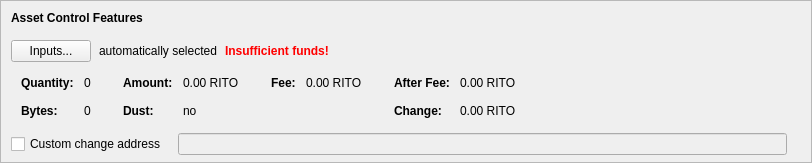
      <widget class="QFrame" name="frameAssetControl">
       <property name="sizePolicy">
        <sizepolicy hsizetype="Expanding" vsizetype="Fixed">
         <horstretch>0</horstretch>
         <verstretch>0</verstretch>
        </sizepolicy>
       </property>
       <property name="maximumSize">
        <size>
         <width>16777215</width>
         <height>16777215</height>
        </size>
       </property>
       <property name="frameShape">
        <enum>QFrame::StyledPanel</enum>
       </property>
       <property name="frameShadow">
        <enum>QFrame::Sunken</enum>
       </property>
       <layout class="QVBoxLayout" name="verticalLayoutAssetControl2">
        <property name="spacing">
         <number>0</number>
        </property>
        <property name="leftMargin">
         <number>0</number>
        </property>
        <property name="topMargin">
         <number>0</number>
        </property>
        <property name="rightMargin">
         <number>0</number>
        </property>
        <property name="bottomMargin">
         <number>6</number>
        </property>
        <item>
         <layout class="QVBoxLayout" name="verticalLayoutAssetControl" stretch="0,0,0,0,1">
          <property name="spacing">
           <number>0</number>
          </property>
          <property name="leftMargin">
           <number>10</number>
          </property>
          <property name="topMargin">
           <number>10</number>
          </property>
          <item>
           <layout class="QHBoxLayout" name="horizontalLayoutAssetControl1">
            <property name="bottomMargin">
             <number>15</number>
            </property>
            <item>
             <widget class="QLabel" name="labelAssetControlFeatures">
              <property name="sizePolicy">
               <sizepolicy hsizetype="Preferred" vsizetype="Maximum">
                <horstretch>0</horstretch>
                <verstretch>0</verstretch>
               </sizepolicy>
              </property>
              <property name="font">
               <font>
                <weight>75</weight>
                <bold>true</bold>
               </font>
              </property>
              <property name="styleSheet">
               <string notr="true">font-weight:bold;</string>
              </property>
              <property name="text">
               <string>Asset Control Features</string>
              </property>
             </widget>
            </item>
           </layout>
          </item>
          <item>
           <layout class="QHBoxLayout" name="horizontalLayoutAssetControl2" stretch="0,0,0,0">
            <property name="spacing">
             <number>8</number>
            </property>
            <property name="bottomMargin">
             <number>10</number>
            </property>
            <item>
             <widget class="QPushButton" name="pushButtonAssetControl">
              <property name="styleSheet">
               <string notr="true"/>
              </property>
              <property name="text">
               <string>Inputs...</string>
              </property>
              <property name="autoDefault">
               <bool>false</bool>
              </property>
             </widget>
            </item>
            <item>
             <widget class="QLabel" name="labelAssetControlAutomaticallySelected">
              <property name="text">
               <string>automatically selected</string>
              </property>
              <property name="margin">
               <number>5</number>
              </property>
             </widget>
            </item>
            <item>
             <widget class="QLabel" name="labelAssetControlInsuffFunds">
              <property name="font">
               <font>
                <weight>75</weight>
                <bold>true</bold>
               </font>
              </property>
              <property name="styleSheet">
               <string notr="true">color:red;font-weight:bold;</string>
              </property>
              <property name="text">
               <string>Insufficient funds!</string>
              </property>
              <property name="margin">
               <number>5</number>
              </property>
             </widget>
            </item>
            <item>
             <spacer name="horizontalSpacerAssetControl">
              <property name="orientation">
               <enum>Qt::Horizontal</enum>
              </property>
              <property name="sizeHint" stdset="0">
               <size>
                <width>40</width>
                <height>1</height>
               </size>
              </property>
             </spacer>
            </item>
           </layout>
          </item>
          <item>
           <widget class="QWidget" name="widgetAssetControl" native="true">
            <property name="sizePolicy">
             <sizepolicy hsizetype="Preferred" vsizetype="Preferred">
              <horstretch>0</horstretch>
              <verstretch>0</verstretch>
             </sizepolicy>
            </property>
            <property name="minimumSize">
             <size>
              <width>0</width>
              <height>0</height>
             </size>
            </property>
            <property name="styleSheet">
             <string notr="true"/>
            </property>
            <layout class="QHBoxLayout" name="horizontalLayoutAssetControl5">
             <property name="leftMargin">
              <number>0</number>
             </property>
             <property name="topMargin">
              <number>0</number>
             </property>
             <property name="rightMargin">
              <number>0</number>
             </property>
             <property name="bottomMargin">
              <number>0</number>
             </property>
             <item>
              <layout class="QHBoxLayout" name="horizontalLayoutAssetControl3" stretch="0,0,0,1">
               <property name="spacing">
                <number>20</number>
               </property>
               <property name="topMargin">
                <number>0</number>
               </property>
               <property name="bottomMargin">
                <number>10</number>
               </property>
               <item>
                <layout class="QFormLayout" name="formLayoutAssetControl1">
                 <property name="horizontalSpacing">
                  <number>10</number>
                 </property>
                 <property name="verticalSpacing">
                  <number>14</number>
                 </property>
                 <property name="leftMargin">
                  <number>10</number>
                 </property>
                 <property name="topMargin">
                  <number>4</number>
                 </property>
                 <property name="rightMargin">
                  <number>6</number>
                 </property>
                 <item row="0" column="0">
                  <widget class="QLabel" name="labelAssetControlQuantityText">
                   <property name="font">
                    <font>
                     <weight>75</weight>
                     <bold>true</bold>
                    </font>
                   </property>
                   <property name="text">
                    <string>Quantity:</string>
                   </property>
                   <property name="margin">
                    <number>0</number>
                   </property>
                  </widget>
                 </item>
                 <item row="0" column="1">
                  <widget class="QLabel" name="labelAssetControlQuantity">
                   <property name="cursor">
                    <cursorShape>IBeamCursor</cursorShape>
                   </property>
                   <property name="contextMenuPolicy">
                    <enum>Qt::ActionsContextMenu</enum>
                   </property>
                   <property name="text">
                    <string notr="true">0</string>
                   </property>
                   <property name="margin">
                    <number>0</number>
                   </property>
                   <property name="textInteractionFlags">
                    <set>Qt::LinksAccessibleByMouse|Qt::TextSelectableByKeyboard|Qt::TextSelectableByMouse</set>
                   </property>
                  </widget>
                 </item>
                 <item row="1" column="0">
                  <widget class="QLabel" name="labelAssetControlBytesText">
                   <property name="font">
                    <font>
                     <weight>75</weight>
                     <bold>true</bold>
                    </font>
                   </property>
                   <property name="text">
                    <string>Bytes:</string>
                   </property>
                  </widget>
                 </item>
                 <item row="1" column="1">
                  <widget class="QLabel" name="labelAssetControlBytes">
                   <property name="cursor">
                    <cursorShape>IBeamCursor</cursorShape>
                   </property>
                   <property name="contextMenuPolicy">
                    <enum>Qt::ActionsContextMenu</enum>
                   </property>
                   <property name="text">
                    <string notr="true">0</string>
                   </property>
                   <property name="textInteractionFlags">
                    <set>Qt::LinksAccessibleByMouse|Qt::TextSelectableByKeyboard|Qt::TextSelectableByMouse</set>
                   </property>
                  </widget>
                 </item>
                </layout>
               </item>
               <item>
                <layout class="QFormLayout" name="formLayoutAssetControl2">
                 <property name="horizontalSpacing">
                  <number>10</number>
                 </property>
                 <property name="verticalSpacing">
                  <number>14</number>
                 </property>
                 <property name="leftMargin">
                  <number>6</number>
                 </property>
                 <property name="topMargin">
                  <number>4</number>
                 </property>
                 <property name="rightMargin">
                  <number>6</number>
                 </property>
                 <item row="0" column="0">
                  <widget class="QLabel" name="labelAssetControlAmountText">
                   <property name="font">
                    <font>
                     <weight>75</weight>
                     <bold>true</bold>
                    </font>
                   </property>
                   <property name="text">
                    <string>Amount:</string>
                   </property>
                   <property name="margin">
                    <number>0</number>
                   </property>
                  </widget>
                 </item>
                 <item row="0" column="1">
                  <widget class="QLabel" name="labelAssetControlAmount">
                   <property name="cursor">
                    <cursorShape>IBeamCursor</cursorShape>
                   </property>
                   <property name="contextMenuPolicy">
                    <enum>Qt::ActionsContextMenu</enum>
                   </property>
                   <property name="text">
                    <string notr="true">0.00 RITO</string>
                   </property>
                   <property name="textInteractionFlags">
                    <set>Qt::LinksAccessibleByMouse|Qt::TextSelectableByKeyboard|Qt::TextSelectableByMouse</set>
                   </property>
                  </widget>
                 </item>
                 <item row="1" column="0">
                  <widget class="QLabel" name="labelAssetControlLowOutputText">
                   <property name="font">
                    <font>
                     <weight>75</weight>
                     <bold>true</bold>
                    </font>
                   </property>
                   <property name="text">
                    <string>Dust:</string>
                   </property>
                  </widget>
                 </item>
                 <item row="1" column="1">
                  <widget class="QLabel" name="labelAssetControlLowOutput">
                   <property name="cursor">
                    <cursorShape>IBeamCursor</cursorShape>
                   </property>
                   <property name="contextMenuPolicy">
                    <enum>Qt::ActionsContextMenu</enum>
                   </property>
                   <property name="text">
                    <string notr="true">no</string>
                   </property>
                   <property name="textInteractionFlags">
                    <set>Qt::LinksAccessibleByMouse|Qt::TextSelectableByKeyboard|Qt::TextSelectableByMouse</set>
                   </property>
                  </widget>
                 </item>
                </layout>
               </item>
               <item>
                <layout class="QFormLayout" name="formLayoutAssetControl3">
                 <property name="horizontalSpacing">
                  <number>10</number>
                 </property>
                 <property name="verticalSpacing">
                  <number>14</number>
                 </property>
                 <property name="leftMargin">
                  <number>6</number>
                 </property>
                 <property name="topMargin">
                  <number>4</number>
                 </property>
                 <property name="rightMargin">
                  <number>6</number>
                 </property>
                 <item row="0" column="0">
                  <widget class="QLabel" name="labelAssetControlFeeText">
                   <property name="font">
                    <font>
                     <weight>75</weight>
                     <bold>true</bold>
                    </font>
                   </property>
                   <property name="text">
                    <string>Fee:</string>
                   </property>
                   <property name="margin">
                    <number>0</number>
                   </property>
                  </widget>
                 </item>
                 <item row="0" column="1">
                  <widget class="QLabel" name="labelAssetControlFee">
                   <property name="cursor">
                    <cursorShape>IBeamCursor</cursorShape>
                   </property>
                   <property name="contextMenuPolicy">
                    <enum>Qt::ActionsContextMenu</enum>
                   </property>
                   <property name="text">
                    <string notr="true">0.00 RITO</string>
                   </property>
                   <property name="textInteractionFlags">
                    <set>Qt::LinksAccessibleByMouse|Qt::TextSelectableByKeyboard|Qt::TextSelectableByMouse</set>
                   </property>
                  </widget>
                 </item>
                </layout>
               </item>
               <item>
                <layout class="QFormLayout" name="formLayoutAssetControl4">
                 <property name="horizontalSpacing">
                  <number>10</number>
                 </property>
                 <property name="verticalSpacing">
                  <number>14</number>
                 </property>
                 <property name="leftMargin">
                  <number>6</number>
                 </property>
                 <property name="topMargin">
                  <number>4</number>
                 </property>
                 <property name="rightMargin">
                  <number>6</number>
                 </property>
                 <item row="0" column="0">
                  <widget class="QLabel" name="labelAssetControlAfterFeeText">
                   <property name="font">
                    <font>
                     <weight>75</weight>
                     <bold>true</bold>
                    </font>
                   </property>
                   <property name="text">
                    <string>After Fee:</string>
                   </property>
                   <property name="margin">
                    <number>0</number>
                   </property>
                  </widget>
                 </item>
                 <item row="0" column="1">
                  <widget class="QLabel" name="labelAssetControlAfterFee">
                   <property name="cursor">
                    <cursorShape>IBeamCursor</cursorShape>
                   </property>
                   <property name="contextMenuPolicy">
                    <enum>Qt::ActionsContextMenu</enum>
                   </property>
                   <property name="text">
                    <string notr="true">0.00 RITO</string>
                   </property>
                   <property name="textInteractionFlags">
                    <set>Qt::LinksAccessibleByMouse|Qt::TextSelectableByKeyboard|Qt::TextSelectableByMouse</set>
                   </property>
                  </widget>
                 </item>
                 <item row="1" column="0">
                  <widget class="QLabel" name="labelAssetControlChangeText">
                   <property name="font">
                    <font>
                     <weight>75</weight>
                     <bold>true</bold>
                    </font>
                   </property>
                   <property name="text">
                    <string>Change:</string>
                   </property>
                  </widget>
                 </item>
                 <item row="1" column="1">
                  <widget class="QLabel" name="labelAssetControlChange">
                   <property name="cursor">
                    <cursorShape>IBeamCursor</cursorShape>
                   </property>
                   <property name="contextMenuPolicy">
                    <enum>Qt::ActionsContextMenu</enum>
                   </property>
                   <property name="text">
                    <string notr="true">0.00 RITO</string>
                   </property>
                   <property name="textInteractionFlags">
                    <set>Qt::LinksAccessibleByMouse|Qt::TextSelectableByKeyboard|Qt::TextSelectableByMouse</set>
                   </property>
                  </widget>
                 </item>
                </layout>
               </item>
              </layout>
             </item>
            </layout>
           </widget>
          </item>
          <item>
           <layout class="QHBoxLayout" name="horizontalLayoutAssetControl4" stretch="0,0,0">
            <property name="spacing">
             <number>12</number>
            </property>
            <property name="sizeConstraint">
             <enum>QLayout::SetDefaultConstraint</enum>
            </property>
            <property name="topMargin">
             <number>5</number>
            </property>
            <property name="rightMargin">
             <number>5</number>
            </property>
            <item>
             <widget class="QCheckBox" name="checkBoxAssetControlChange">
              <property name="toolTip">
               <string>If this is activated, but the change address is empty or invalid, change will be sent to a newly generated address.</string>
              </property>
              <property name="text">
               <string>Custom change address</string>
              </property>
             </widget>
            </item>
            <item>
             <widget class="QValidatedLineEdit" name="lineEditAssetControlChange">
              <property name="enabled">
               <bool>false</bool>
              </property>
              <property name="sizePolicy">
               <sizepolicy hsizetype="Expanding" vsizetype="Fixed">
                <horstretch>0</horstretch>
                <verstretch>0</verstretch>
               </sizepolicy>
              </property>
             </widget>
            </item>
            <item>
             <widget class="QLabel" name="labelAssetControlChangeLabel">
              <property name="sizePolicy">
               <sizepolicy hsizetype="Preferred" vsizetype="Expanding">
                <horstretch>0</horstretch>
                <verstretch>0</verstretch>
               </sizepolicy>
              </property>
              <property name="minimumSize">
               <size>
                <width>0</width>
                <height>0</height>
               </size>
              </property>
              <property name="text">
               <string/>
              </property>
              <property name="margin">
               <number>3</number>
              </property>
             </widget>
            </item>
           </layout>
          </item>
          <item>
           <spacer name="verticalSpacerAssetControl">
            <property name="orientation">
             <enum>Qt::Vertical</enum>
            </property>
            <property name="sizeHint" stdset="0">
             <size>
              <width>800</width>
              <height>1</height>
             </size>
            </property>
           </spacer>
          </item>
         </layout>
        </item>
       </layout>
      </widget>
